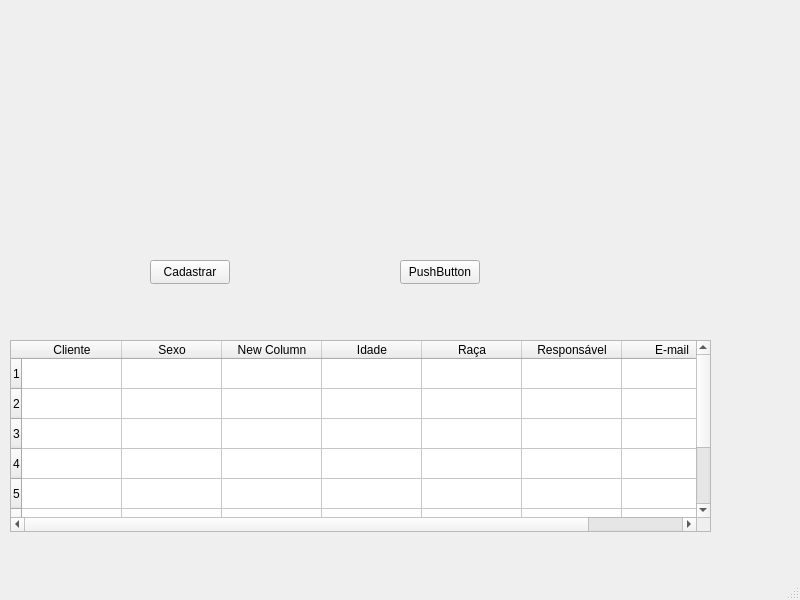
<?xml version="1.0" encoding="UTF-8"?>
<ui version="4.0">
 <class>MainWindow</class>
 <widget class="QMainWindow" name="MainWindow">
  <property name="geometry">
   <rect>
    <x>0</x>
    <y>0</y>
    <width>800</width>
    <height>600</height>
   </rect>
  </property>
  <property name="windowTitle">
   <string>MainWindow</string>
  </property>
  <widget class="QWidget" name="centralwidget">
   <widget class="QLabel" name="label">
    <property name="geometry">
     <rect>
      <x>140</x>
      <y>20</y>
      <width>371</width>
      <height>201</height>
     </rect>
    </property>
    <property name="text">
     <string/>
    </property>
   </widget>
   <widget class="QPushButton" name="btn_formulario_cadastro">
    <property name="geometry">
     <rect>
      <x>150</x>
      <y>260</y>
      <width>80</width>
      <height>24</height>
     </rect>
    </property>
    <property name="text">
     <string>Cadastrar</string>
    </property>
   </widget>
   <widget class="QPushButton" name="pushButton_2">
    <property name="geometry">
     <rect>
      <x>400</x>
      <y>260</y>
      <width>80</width>
      <height>24</height>
     </rect>
    </property>
    <property name="text">
     <string>PushButton</string>
    </property>
   </widget>
   <widget class="QTableWidget" name="tabela">
    <property name="geometry">
     <rect>
      <x>10</x>
      <y>340</y>
      <width>701</width>
      <height>192</height>
     </rect>
    </property>
    <property name="lineWidth">
     <number>3</number>
    </property>
    <row>
     <property name="text">
      <string>1</string>
     </property>
    </row>
    <row>
     <property name="text">
      <string>2</string>
     </property>
    </row>
    <row>
     <property name="text">
      <string>3</string>
     </property>
    </row>
    <row>
     <property name="text">
      <string>4</string>
     </property>
    </row>
    <row>
     <property name="text">
      <string>5</string>
     </property>
    </row>
    <row>
     <property name="text">
      <string>6</string>
     </property>
    </row>
    <row>
     <property name="text">
      <string>7</string>
     </property>
    </row>
    <row>
     <property name="text">
      <string>8</string>
     </property>
    </row>
    <column>
     <property name="text">
      <string>Cliente</string>
     </property>
    </column>
    <column>
     <property name="text">
      <string>Sexo</string>
     </property>
    </column>
    <column>
     <property name="text">
      <string>New Column</string>
     </property>
    </column>
    <column>
     <property name="text">
      <string>Idade</string>
     </property>
    </column>
    <column>
     <property name="text">
      <string>Raça</string>
     </property>
    </column>
    <column>
     <property name="text">
      <string>Responsável</string>
     </property>
    </column>
    <column>
     <property name="text">
      <string>E-mail</string>
     </property>
    </column>
   </widget>
  </widget>
  <widget class="QMenuBar" name="menubar">
   <property name="geometry">
    <rect>
     <x>0</x>
     <y>0</y>
     <width>800</width>
     <height>21</height>
    </rect>
   </property>
  </widget>
  <widget class="QStatusBar" name="statusbar"/>
 </widget>
 <resources/>
 <connections/>
</ui>
